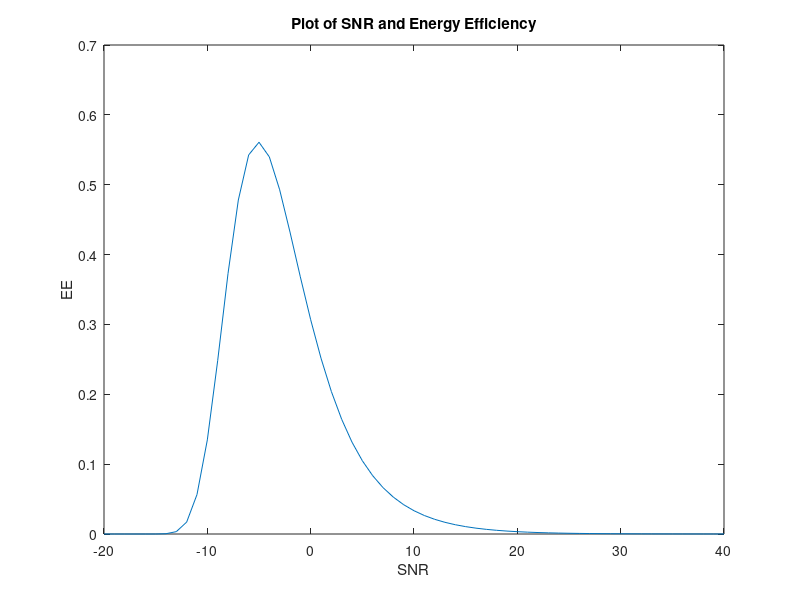

Here is the MATLAB script that generated this plot:
mf = 2; sigma_f = 1; %phase3 parameters
d_rd=0.5; %phase3 parameter
r=1;
mu=2;md=4; %shape parameters for both channels - phase2
gamma_th=2^r-1; %%% Threshold for SNR detection
sigma_u=1; sigma_d=1;    %spread parameters for both channels - phase 2
alpha=0.5;  %%%Reflection co-efficient
snr_dB=-20:40;
snr_lin=10.^(snr_dB./10);
rho = (snr_lin)./(d_rd.^mf); % phase 3 parameter
% formula for incomplete gamma function
%gamma(s,x)= (s-1)! * e(^-x)* sigma from (k=0 to s-1) of x^k/k!
 
sig = sqrt((mu.*md.*gamma_th)./(sigma_u.*sigma_d.*alpha.*snr_lin)); %phase 2 compute
%disp(sig);
M=3;
%disp(sig.^mu);
%disp(length(snr_dB));
for i=1:M
    i
    for s=1:length(snr_dB)
        % finding the inner summation involving bessel - phase 2
        summ=0;
        for k=0:md-1
            %disp("IDHU oru besel");
            %disp(besselk(mu-k,2*sig));
            summ = summ + ((1./factorial(k)).*(sig(s).^k).*besselk(mu-k,2*sig(s)));
        end
        pout_sr(i,s)=1-((2*(factorial(md-1)).*(sig(s).^mu).*(summ))/(gamma(md).*gamma(mu)));
        %pout(i,s)=1-(2*sqrt(gamma_th./(beta.*sigma_g.*sigma_r.*snr_lin(s)))).*besselk(1,2*sqrt(gamma_th./(beta.*sigma_g.*sigma_r.*snr_lin(s))));      
        %pout rd phase 3
        summm = 0;
        for l=0:mf-1
            summm = summm + (((mf*gamma_th/(sigma_f*rho(s))).^l)./factorial(l));
        end
        summm = summm.*(factorial(mf-1)).*(exp(-((mf*gamma_th)/(sigma_f*rho(s)))));
        pout_rd(i,s)=1-((1./gamma(mf)).*(summm));
       
    end

end
%disp("POUT");
%disp((pout))
pout_combined = (pout_sr.*pout_rd);
pout_M_case=(1./M).*sum(pout_combined) %%% outage probability for M user case, Let say M=3 dictates average outage performance for 3 transmitter scenario (if TDMA used).
%disp("Pout-3");
disp(pout_M_case);

% % % %%% Throughput Performance/Average capacity
disp("TP");Tp=1./M*((1-pout_M_case)*r) %%% Vary M to get different throughput results
% %%% Energy efficiency
%disp(snr_lin);
EE=Tp./(snr_lin)
% %
% % %%% plots set 1
% % %hold on
% % %grid on
% %
% % % disp(length(snr_dB));
% % % disp(length(pout_M_case));

semilogy(snr_dB, pout_M_case)
title('Outage Probability vs SNR')
xlabel('SNR')
ylabel('Outage Probability')
% % hold off
% %
% %
plot(snr_dB, Tp)
title('Plot of SNR and Throughput')
xlabel('SNR')
ylabel('Throughput')
% %
plot(snr_dB, EE)
title('Plot of SNR and Energy Efficiency')
xlabel('SNR')
ylabel('EE') 